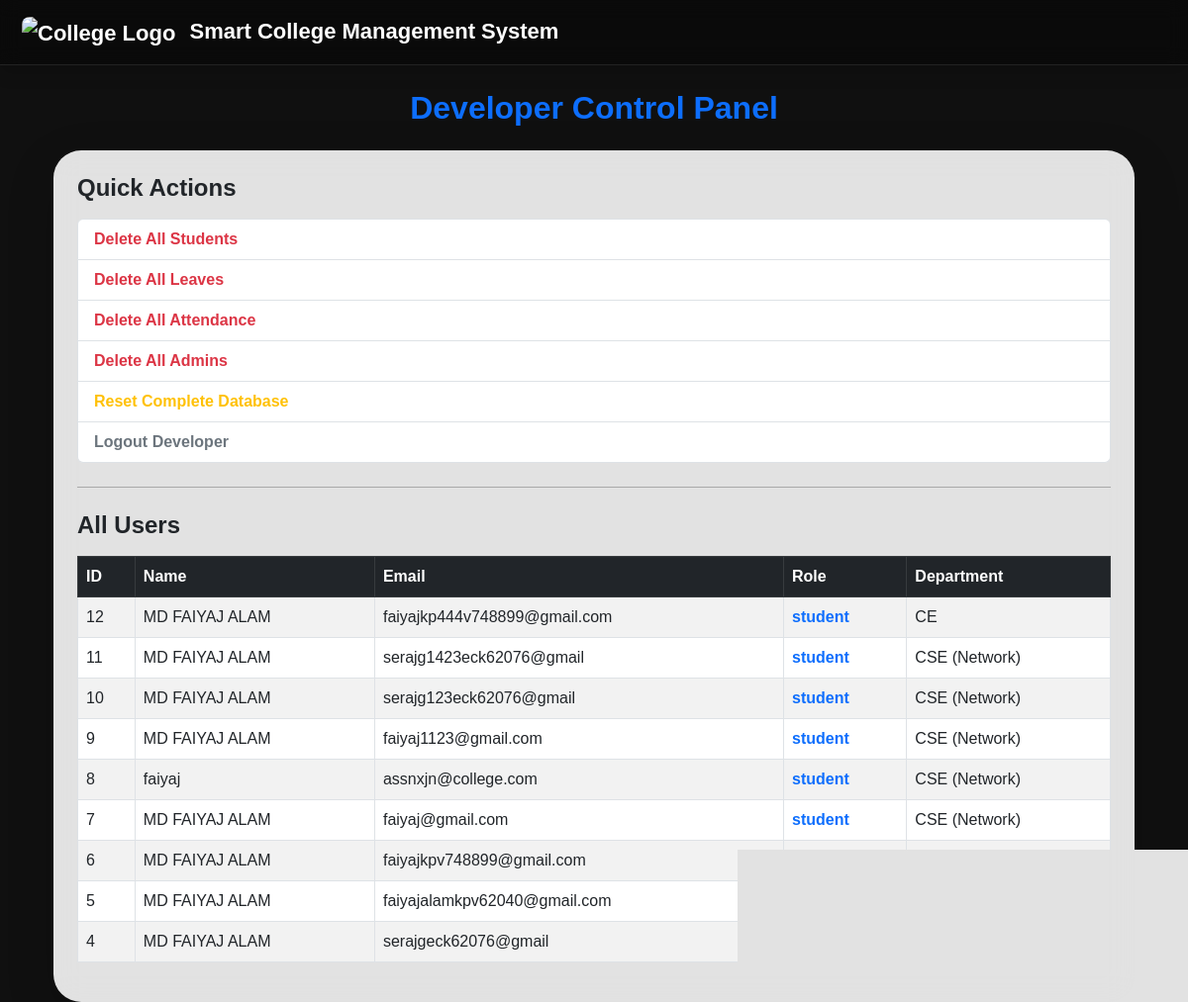
Page /developer/panel (signed in) on the earlier database version.
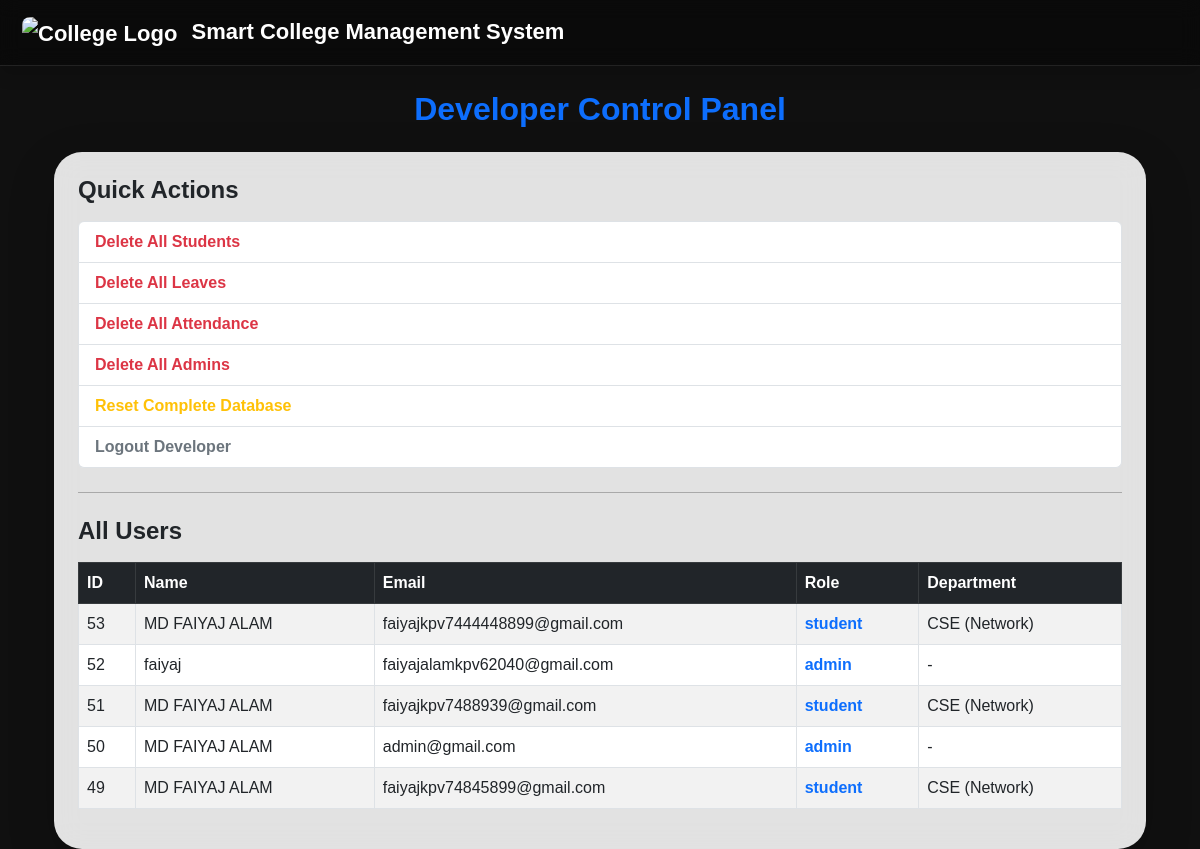
Same page on the later database version.
### tables this page shows
CREATE TABLE users (
        id INTEGER PRIMARY KEY AUTOINCREMENT,
        name TEXT NOT NULL,
        email TEXT UNIQUE NOT NULL,
        password TEXT NOT NULL,
        role TEXT NOT NULL,
        department TEXT,
        semester INTEGER,
        roll_no TEXT,
        registration_no TEXT,
        parent_phone TEXT,
        parent_email TEXT,
        admin_branch TEXT,
        photo TEXT,
        created_at TEXT DEFAULT CURRENT_TIMESTAMP
    , status TEXT DEFAULT 'active', college TEXT);

### app.py (the view)
@app.route("/developer/panel")
def developer_panel():
    if not session.get("developer"):
        return redirect(url_for("developer_login"))
    conn = get_db()
    users = conn.execute("SELECT id, name, email, role, department FROM users ORDER BY id DESC").fetchall()
    conn.close()
    return render_template("developer_panel.html", users=users)

### app.py (called while the page is built)
def get_db():
    conn = sqlite3.connect(DB_NAME)
    conn.row_factory = sqlite3.Row
    return conn

### templates/developer_panel.html
{% extends "base.html" %}
{% block content %}
<div class="container mt-4">
    <h2 class="fw-bold text-primary mb-4 text-center">Developer Control Panel</h2>
    <div class="card shadow-lg border-0 p-4">
        <h4 class="fw-bold text-dark mb-3">Quick Actions</h4>
        <div class="list-group">
            <a href="{{ url_for('dev_clear_students') }}"
                class="list-group-item list-group-item-action text-danger fw-bold">
                Delete All Students
            </a>
            <a href="{{ url_for('dev_clear_leaves') }}"
                class="list-group-item list-group-item-action text-danger fw-bold">
                Delete All Leaves
            </a>
            <a href="{{ url_for('dev_clear_attendance') }}"
                class="list-group-item list-group-item-action text-danger fw-bold">
                Delete All Attendance
            </a>
            <a href="{{ url_for('dev_clear_admins') }}"
                class="list-group-item list-group-item-action text-danger fw-bold">
                Delete All Admins
            </a>
            <a href="{{ url_for('dev_reset_db') }}" class="list-group-item list-group-item-action text-warning fw-bold">
                Reset Complete Database
            </a>
            <a href="{{ url_for('developer_logout') }}"
                class="list-group-item list-group-item-action text-secondary fw-bold">
                Logout Developer
            </a>
        </div>
        <hr class="my-4">
        <h4 class="fw-bold text-dark mb-3">All Users</h4>
        <table class="table table-bordered table-striped">
            <thead class="table-dark">
                <tr>
                    <th>ID</th>
                    <th>Name</th>
                    <th>Email</th>
                    <th>Role</th>
                    <th>Department</th>
                </tr>
            </thead>
            <tbody>
                {% for u in users %}
                <tr>
                    <td>{{ u.id }}</td>
                    <td>{{ u.name }}</td>
                    <td>{{ u.email }}</td>
                    <td class="fw-bold text-primary">{{ u.role }}</td>
                    <td>{{ u.department or "-" }}</td>
                </tr>
                {% endfor %}
            </tbody>
        </table>
    </div>
</div>
{% endblock %}

### templates/base.html (shortened to what this page needs)
<!DOCTYPE html>
<html lang="en">
<head>
    <link href="https://cdn.jsdelivr.net/npm/bootstrap@5.3.0/dist/css/bootstrap.min.css" rel="stylesheet">
</head>
<body>
    <nav class="navbar navbar-expand-lg navbar-dark shadow" style="background:#0d6efd; padding:10px;">
        <div class="container-fluid">
            <a class="navbar-brand fw-bold text-white" href="#">
                <img src="{{ url_for('static',
                     filename='college_logo.png') }}" width="45" height="45" class="me-2" style="border-radius:8px;"
                    alt="College Logo">
                {% if session.get("college") %}
                {{ session.get("college") }}
                {% else %}
                Smart College Management System
                {% endif %}
            </a>
        </div>
    </nav>
    <div class="container main-container">
        {% block content %}
        {% endblock %}
    </div>
</body>
</html>

### templates/base.html (style rules this page uses)
body { margin: 0; padding: 0; min-height: 100vh; overflow-x: hidden; font-family: 'Poppins', sans-serif; position: relative; background: #111; }
body::before { content: ""; position: fixed; top: 0; left: 0; width: 100%; height: 100%; z-index: -2; background-size: cover; background-position: center; background-repeat: no-repeat; animation: bgSlider 10s infinite ease-in-out; }
body::after { content: ""; position: fixed; top: 0; left: 0; width: 100%; height: 100%; z-index: -1; background: rgba(0, 0, 0, 0.08); }
.navbar { background: rgba(0, 0, 0, 0.35) !important; backdrop-filter: blur(10px); padding: 12px 20px; border-bottom: 1px solid rgba(255, 255, 255, 0.1); }
.navbar-brand { color: white !important; font-size: 22px; font-weight: 700; }
.card { background: rgba(255, 255, 255, 0.88) !important; backdrop-filter: blur(15px); border: none !important; border-radius: 28px !important; box-shadow: 0 10px 35px rgba(0, 0, 0, 0.30); color: black !important; }

Differences in the rows shown:
removed users: id "12", name "MD FAIYAJ ALAM", email "faiyajkp444v748899@gmail.com", role "student", department "CE"
removed users: id "11", name "MD FAIYAJ ALAM", email "serajg1423eck62076@gmail", role "student", department "CSE (Network)"
removed users: id "10", name "MD FAIYAJ ALAM", email "serajg123eck62076@gmail", role "student", department "CSE (Network)"
removed users: id "9", name "MD FAIYAJ ALAM", email "faiyaj1123@gmail.com", role "student", department "CSE (Network)"
removed users: id "8", name "faiyaj", email "assnxjn@college.com", role "student", department "CSE (Network)"
removed users: id "7", name "MD FAIYAJ ALAM", email "faiyaj@gmail.com", role "student", department "CSE (Network)"
removed users: id "6", name "MD FAIYAJ ALAM", email "faiyajkpv748899@gmail.com"
removed users: id "5", name "MD FAIYAJ ALAM", email "faiyajalamkpv62040@gmail.com"
removed users: id "4", name "MD FAIYAJ ALAM", email "serajgeck62076@gmail"
added users: id "53", name "MD FAIYAJ ALAM", email "faiyajkpv7444448899@gmail.com", role "student", department "CSE (Network)"
added users: id "52", name "faiyaj", email "faiyajalamkpv62040@gmail.com", role "admin", department "-"
added users: id "51", name "MD FAIYAJ ALAM", email "faiyajkpv7488939@gmail.com", role "student", department "CSE (Network)"
added users: id "50", name "MD FAIYAJ ALAM", email "admin@gmail.com", role "admin", department "-"
added users: id "49", name "MD FAIYAJ ALAM", email "faiyajkpv74845899@gmail.com", role "student", department "CSE (Network)"
